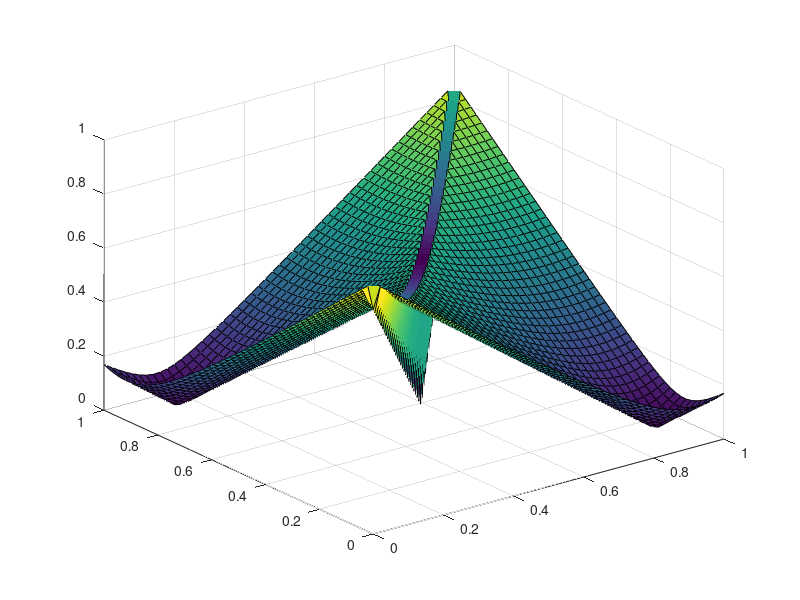

MATLAB code to generate this figure:

x = [0:0.02:1];
cycs = 100;

W = [
    3 -2.4;
    -2.4 3
    ];
b = [0 0];

z = zeros(size(x, 2));

for i = 1:size(x, 2)
    for j = 1:size(x, 2)
        a1 = x(i);
        a2 = x(j);
        z(i, j) = a1 + a2;
        
        a = [a1 a2];
        net = [0 0];
        act = zeros(cycs+1, 2);
        act(1,:) = a;
        for cyc = 1:cycs
            net = a * W + b;
            a = 1 ./ (1 + exp(-net));
            act(cyc+1,:) = a;
        end
        z(i, j) = norm(act(end,:) - act(1,:));
        
        %plot(act);
        %ylim([0 1]);
    end
end

figure;
surf(x, x, z);
%act = 1 ./ (1 + exp(-net));